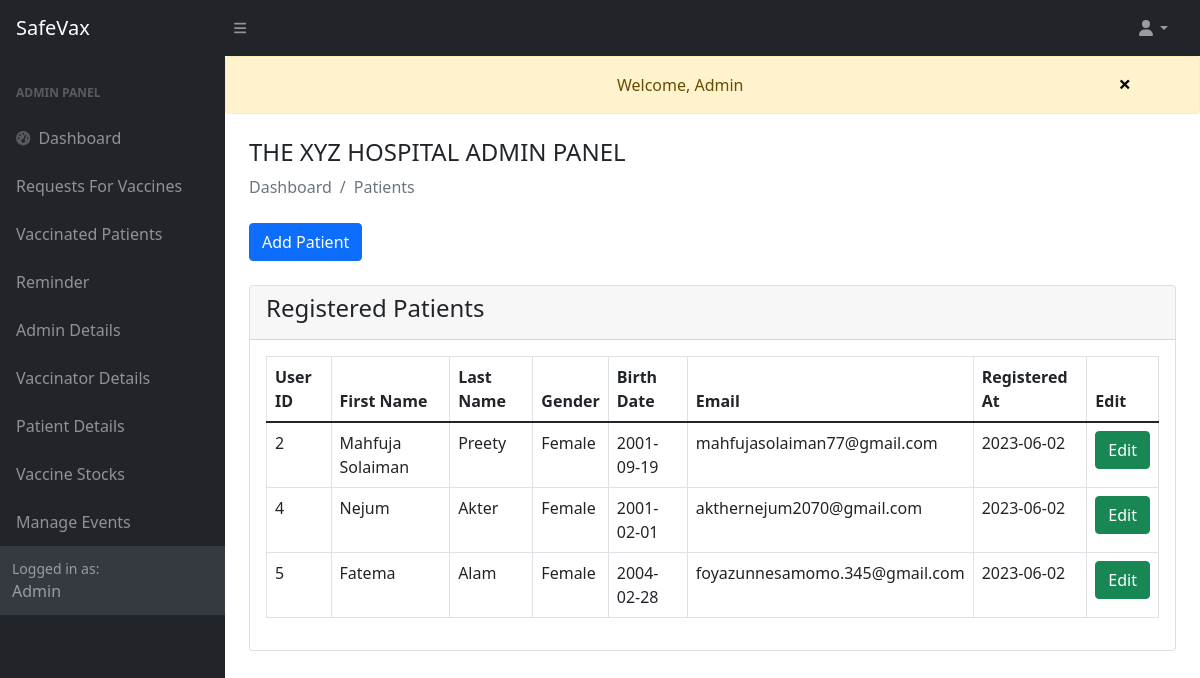
Page /admin/view-patient.php (signed in) on the committed database.
### tables this page shows
CREATE TABLE `user` (
  `u_id` int(191) NOT NULL,
  `u_firstname` varchar(191) NOT NULL,
  `u_lastname` varchar(191) NOT NULL,
  `u_ffirstname` varchar(191) NOT NULL,
  `u_flastname` varchar(191) NOT NULL,
  `u_fnid` varchar(191) NOT NULL,
  `u_email` varchar(191) NOT NULL,
  `u_dob` date NOT NULL,
  `u_gender` varchar(10) NOT NULL,
  `u_division` varchar(191) NOT NULL,
  `u_password` varchar(191) NOT NULL,
  `u_role` tinyint(5) NOT NULL DEFAULT 0,
  `dateofcreation` date NOT NULL DEFAULT current_timestamp()
);

### admin/view-patient.php (the view, shortened to what this page needs)
<?php
include('authentication.php');
include('includes/header.php');
include('../message.php');
?>
<div class="container-fluid px-4">
    <h4 class="mt-4">THE XYZ HOSPITAL ADMIN PANEL</h4>
        <ol class="breadcrumb mb-4">
            <li class="breadcrumb-item active">Dashboard</li>
            <li class="breadcrumb-item active">Patients</li>
        </ol>
    <form action="add-patient.php" method="POST">
        <button type="submit" name="add" class="btn btn-primary">Add Patient</button>
    </form><br>
    <div class="row">
      <div class = "col-md-12">
        <div class="card">
            <div class="card-header">
              <h4>Registered Patients</h4>
            </div>
            <div class="card-body">
             <table class="table table-bordered" id="dataTable" width="100%" cellspacing="0">
               <thead>
                <tr>
                    <th>User ID</th>
                    <th>First Name</th>
                    <th>Last Name</th>
                    <th>Gender</th>
                    <th>Birth Date</th>
                    <th>Email</th>
                    <th>Registered At</th>
                    <th>Edit</th>
                </tr>
               </thead>
               <tbody>
                <?php
                $query = "SELECT * FROM user where u_role = 0 ";
                $query_run = mysqli_query($con, $query);
                if(mysqli_num_rows($query_run)>0)
                {
                foreach($query_run as $row)
                {
                ?>
                  <tr>
                    <td><?= $row['u_id']; ?></td>
                    <td><?= $row['u_firstname']; ?></td>
                    <td><?= $row['u_lastname']; ?></td>
                    <td><?= $row['u_gender']; ?></td>
                    <td><?= $row['u_dob']; ?></td>
                    <td><?= $row['u_email']; ?></td>
                    <td><?= $row['dateofcreation']; ?></td>
                    <td>
                      <form action="edit_patient.php" method="POST">
                          <button type="submit" name="edit" class="btn btn-success"> Edit</button>
                      </form>
                    </td>
                  </tr>
                <?php
                }
              }
                else
                {
                  echo "No Record Found";
                }
                ?>
               </tbody>
             </table>
            </div>
        </div>
      </div>
    </div>
</div>
<?php
include('includes/scripts.php');
?>

### rows in the picture
user: u_id "2", u_firstname "Mahfuja Solaiman", u_lastname "Preety", u_gender "Female", u_dob "2001-09-19", u_email "mahfujasolaiman77@gmail.com", dateofcreation "2023-06-02"
user: u_id "4", u_firstname "Nejum", u_lastname "Akter", u_gender "Female", u_dob "2001-02-01", u_email "akthernejum2070@gmail.com", dateofcreation "2023-06-02"
user: u_id "5", u_firstname "Fatema", u_lastname "Alam", u_gender "Female", u_dob "2004-02-28", u_email "foyazunnesamomo.345@gmail.com", dateofcreation "2023-06-02"

### other values in the picture
$_SESSION['message'] "Welcome, Admin"
